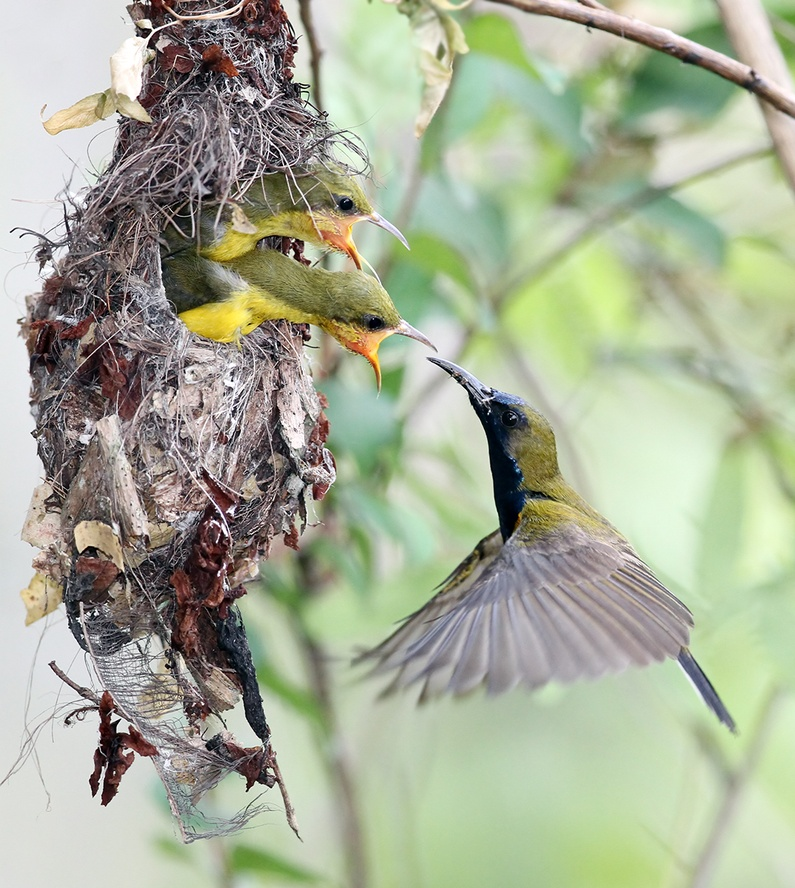
#> input picture Digital_Image_Processing/week9/img/birds.jpg, 795 x 888 px, shrunk from 1096 x 1224 before the run
$ python color.py
#> lines starting #> are read from the running program, lines starting #| are printed output that depends on the picture
import cv2
import matplotlib.pyplot as plt
import numpy as np


img_bgr = cv2.imread('../img/birds.jpg')
#> img_bgr is the input picture: shape (888, 795, 3); mean B, G, R 151.7, 174.3, 167.6
img_rgb = cv2.cvtColor(img_bgr, cv2.COLOR_BGR2RGB)

R, G, B = cv2.split(img_rgb)
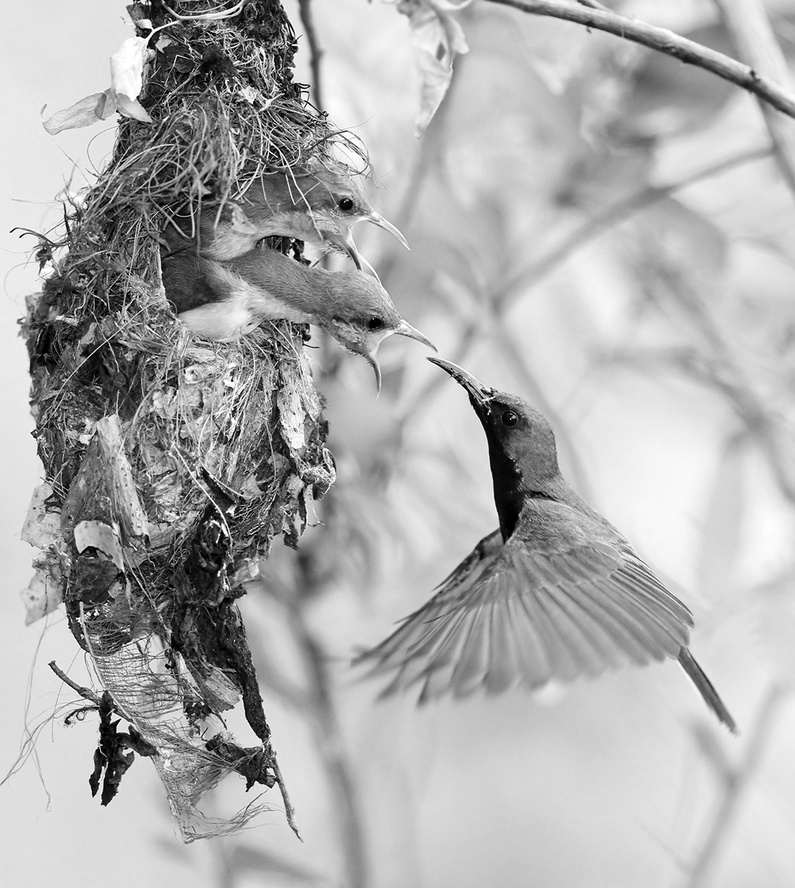
#> G: shape (888, 795); min 0, max 255, mean 174.3
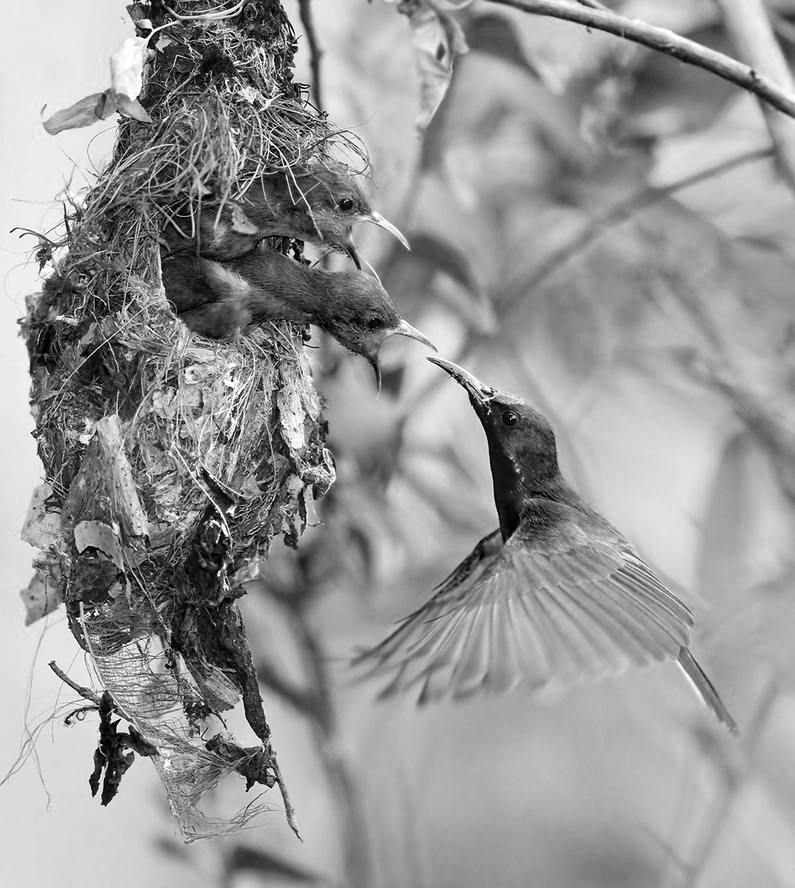
#> B: shape (888, 795); min 0, max 255, mean 151.7

zeros = np.zeros_like(R)
img_R = cv2.merge([R, zeros, zeros])
img_G = cv2.merge([zeros, G, zeros])
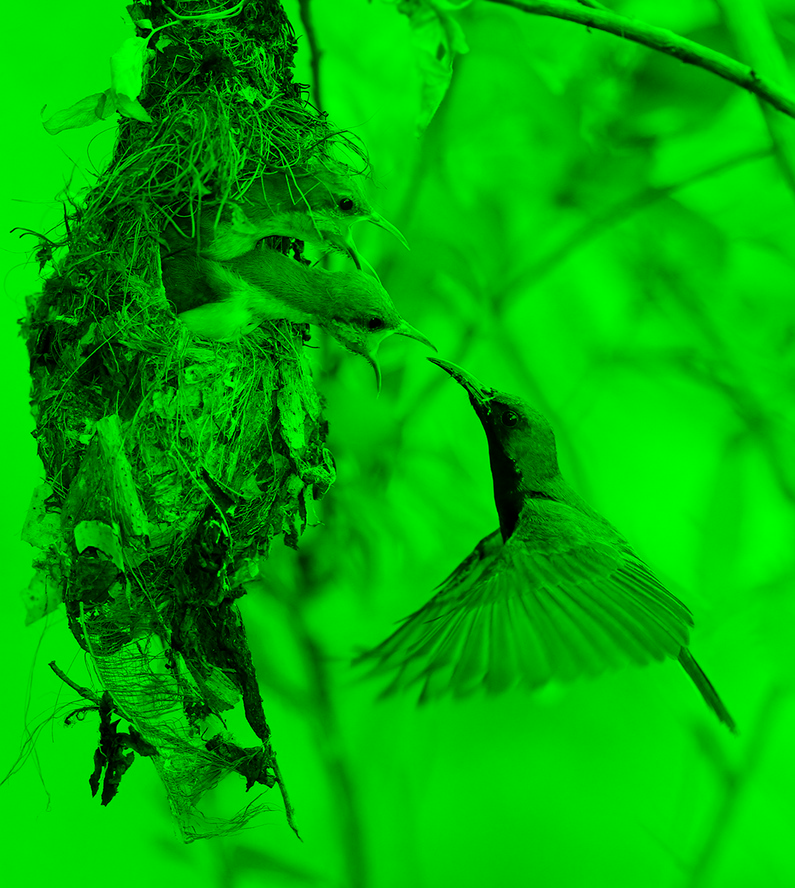
#> img_G: shape (888, 795, 3); mean of channels 0, 1, 2 0, 174.3, 0; drawn as B, G, R
img_B = cv2.merge([zeros, zeros, B])
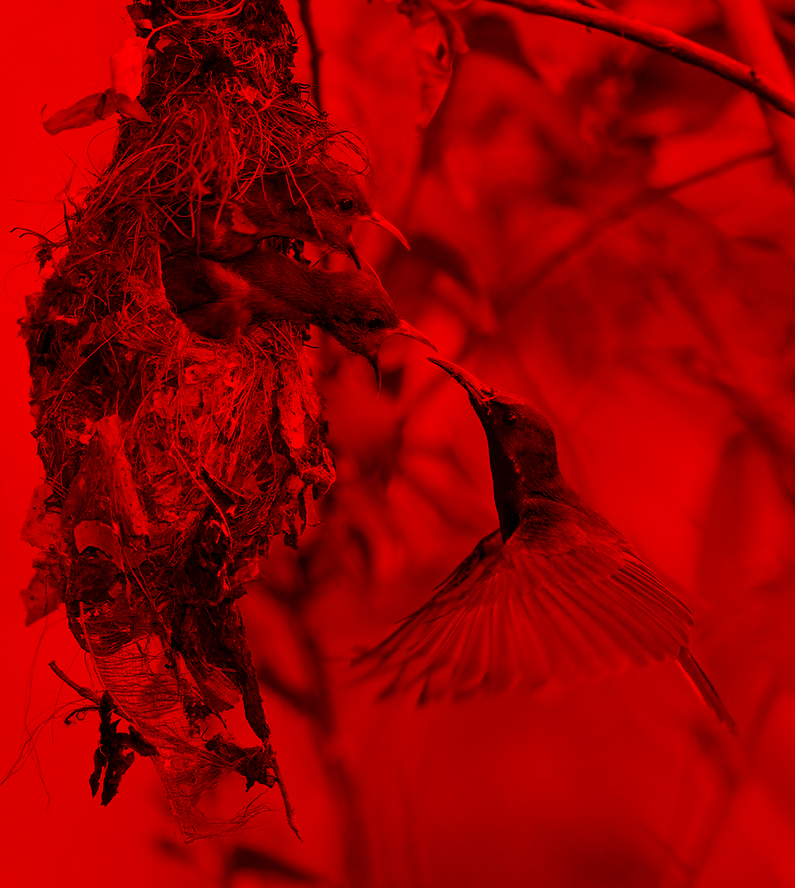
#> img_B: shape (888, 795, 3); mean of channels 0, 1, 2 0, 0, 151.7; drawn as B, G, R

fig, axes = plt.subplots(1, 4, figsize=(16, 5))
axes[0].imshow(img_rgb); axes[0].set_title('Original'); axes[0].axis('off')
axes[1].imshow(img_R); axes[0].set_title('R'); axes[1].axis('off')
axes[2].imshow(img_G); axes[0].set_title('G'); axes[2].axis('off')
axes[3].imshow(img_B); axes[0].set_title('B'); axes[3].axis('off')
plt.tight_layout
plt.show()

cv2.imwrite('../img/channel_R.jpg', cv2.cvtColor(img_R, cv2.COLOR_RGB2BGR))
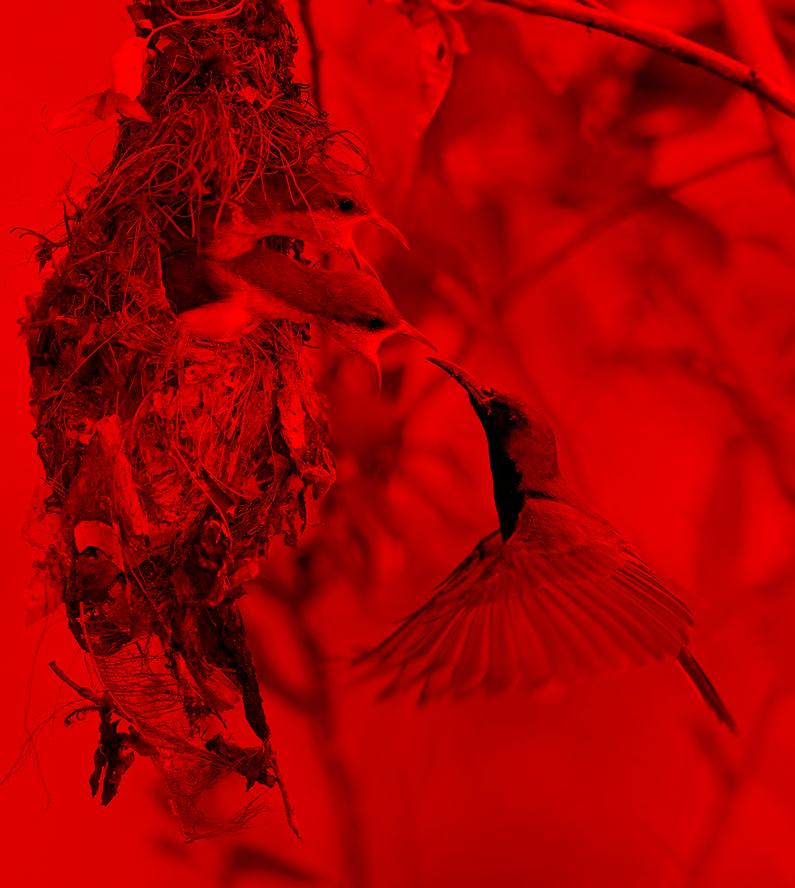
#> saved as channel_R.jpg: shape (888, 795, 3); mean B, G, R 0, 0, 167.6
cv2.imwrite('../img/channel_G.jpg', cv2.cvtColor(img_G, cv2.COLOR_RGB2BGR))
cv2.imwrite('../img/channel_B.jpg', cv2.cvtColor(img_B, cv2.COLOR_RGB2BGR))
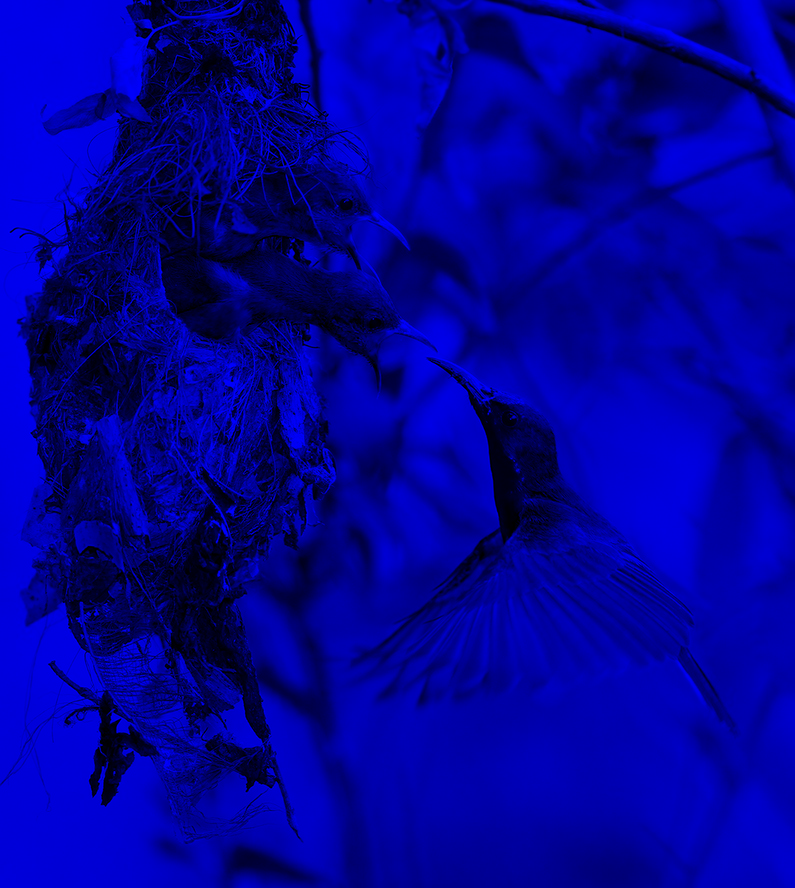
#> saved as channel_B.jpg: shape (888, 795, 3); mean B, G, R 151.7, 0, 0
